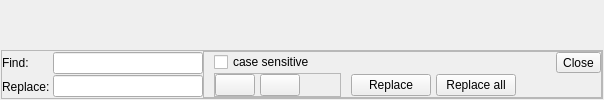
  <widget class="QWidget" name="centralWidget">
   <layout class="QGridLayout" name="gridLayout_3">
    <property name="leftMargin">
     <number>1</number>
    </property>
    <property name="topMargin">
     <number>1</number>
    </property>
    <property name="rightMargin">
     <number>1</number>
    </property>
    <property name="bottomMargin">
     <number>1</number>
    </property>
    <property name="spacing">
     <number>1</number>
    </property>
    <item row="1" column="0">
     <widget class="QFrame" name="frameSearch">
      <property name="sizePolicy">
       <sizepolicy hsizetype="Expanding" vsizetype="Expanding">
        <horstretch>0</horstretch>
        <verstretch>0</verstretch>
       </sizepolicy>
      </property>
      <property name="frameShape">
       <enum>QFrame::StyledPanel</enum>
      </property>
      <property name="frameShadow">
       <enum>QFrame::Raised</enum>
      </property>
      <layout class="QGridLayout" name="gridLayout_12">
       <property name="leftMargin">
        <number>0</number>
       </property>
       <property name="topMargin">
        <number>0</number>
       </property>
       <property name="rightMargin">
        <number>0</number>
       </property>
       <property name="bottomMargin">
        <number>0</number>
       </property>
       <property name="spacing">
        <number>0</number>
       </property>
       <item row="0" column="1">
        <widget class="QLineEdit" name="editFind">
         <property name="sizePolicy">
          <sizepolicy hsizetype="Fixed" vsizetype="Fixed">
           <horstretch>0</horstretch>
           <verstretch>0</verstretch>
          </sizepolicy>
         </property>
         <property name="minimumSize">
          <size>
           <width>150</width>
           <height>0</height>
          </size>
         </property>
        </widget>
       </item>
       <item row="0" column="0">
        <widget class="QLabel" name="label">
         <property name="text">
          <string>Find: </string>
         </property>
        </widget>
       </item>
       <item row="1" column="0">
        <widget class="QLabel" name="label_2">
         <property name="text">
          <string>Replace: </string>
         </property>
        </widget>
       </item>
       <item row="1" column="1">
        <widget class="QLineEdit" name="editReplace">
         <property name="sizePolicy">
          <sizepolicy hsizetype="Fixed" vsizetype="Fixed">
           <horstretch>0</horstretch>
           <verstretch>0</verstretch>
          </sizepolicy>
         </property>
         <property name="minimumSize">
          <size>
           <width>150</width>
           <height>0</height>
          </size>
         </property>
        </widget>
       </item>
       <item row="0" column="2" rowspan="2">
        <widget class="QFrame" name="frame_2">
         <property name="sizePolicy">
          <sizepolicy hsizetype="Expanding" vsizetype="Expanding">
           <horstretch>0</horstretch>
           <verstretch>0</verstretch>
          </sizepolicy>
         </property>
         <property name="minimumSize">
          <size>
           <width>100</width>
           <height>0</height>
          </size>
         </property>
         <property name="frameShape">
          <enum>QFrame::StyledPanel</enum>
         </property>
         <property name="frameShadow">
          <enum>QFrame::Raised</enum>
         </property>
         <layout class="QGridLayout" name="gridLayout_14">
          <property name="leftMargin">
           <number>0</number>
          </property>
          <property name="topMargin">
           <number>0</number>
          </property>
          <property name="rightMargin">
           <number>0</number>
          </property>
          <property name="bottomMargin">
           <number>0</number>
          </property>
          <property name="spacing">
           <number>0</number>
          </property>
          <item row="0" column="10">
           <widget class="QToolButton" name="toolButtonCloseSearch">
            <property name="toolTip">
             <string>Close</string>
            </property>
            <property name="text">
             <string>Close</string>
            </property>
            <property name="icon">
             <iconset resource="resources.qrc">
              <normaloff>:/ui/dock_close_sel.png</normaloff>:/ui/dock_close_sel.png</iconset>
            </property>
           </widget>
          </item>
          <item row="1" column="9">
           <spacer name="horizontalSpacer_2">
            <property name="orientation">
             <enum>Qt::Horizontal</enum>
            </property>
            <property name="sizeHint" stdset="0">
             <size>
              <width>40</width>
              <height>20</height>
             </size>
            </property>
           </spacer>
          </item>
          <item row="1" column="8">
           <widget class="QPushButton" name="buttonReplaceAll">
            <property name="text">
             <string>Replace all</string>
            </property>
           </widget>
          </item>
          <item row="1" column="0">
           <spacer name="horizontalSpacer_4">
            <property name="orientation">
             <enum>Qt::Horizontal</enum>
            </property>
            <property name="sizeType">
             <enum>QSizePolicy::Fixed</enum>
            </property>
            <property name="sizeHint" stdset="0">
             <size>
              <width>10</width>
              <height>20</height>
             </size>
            </property>
           </spacer>
          </item>
          <item row="1" column="7">
           <spacer name="horizontalSpacer_6">
            <property name="orientation">
             <enum>Qt::Horizontal</enum>
            </property>
            <property name="sizeType">
             <enum>QSizePolicy::Fixed</enum>
            </property>
            <property name="sizeHint" stdset="0">
             <size>
              <width>5</width>
              <height>20</height>
             </size>
            </property>
           </spacer>
          </item>
          <item row="1" column="5">
           <spacer name="horizontalSpacer_5">
            <property name="orientation">
             <enum>Qt::Horizontal</enum>
            </property>
            <property name="sizeType">
             <enum>QSizePolicy::Preferred</enum>
            </property>
            <property name="sizeHint" stdset="0">
             <size>
              <width>10</width>
              <height>20</height>
             </size>
            </property>
           </spacer>
          </item>
          <item row="1" column="6">
           <widget class="QPushButton" name="buttonReplace">
            <property name="sizePolicy">
             <sizepolicy hsizetype="Fixed" vsizetype="Fixed">
              <horstretch>0</horstretch>
              <verstretch>0</verstretch>
             </sizepolicy>
            </property>
            <property name="text">
             <string>Replace</string>
            </property>
           </widget>
          </item>
          <item row="1" column="1">
           <widget class="QFrame" name="frame_3">
            <property name="frameShape">
             <enum>QFrame::StyledPanel</enum>
            </property>
            <property name="frameShadow">
             <enum>QFrame::Raised</enum>
            </property>
            <layout class="QGridLayout" name="gridLayout_15">
             <property name="leftMargin">
              <number>0</number>
             </property>
             <property name="topMargin">
              <number>0</number>
             </property>
             <property name="rightMargin">
              <number>0</number>
             </property>
             <property name="bottomMargin">
              <number>0</number>
             </property>
             <property name="spacing">
              <number>0</number>
             </property>
             <item row="0" column="2">
              <widget class="QPushButton" name="buttonFindNext">
               <property name="sizePolicy">
                <sizepolicy hsizetype="Fixed" vsizetype="Fixed">
                 <horstretch>0</horstretch>
                 <verstretch>0</verstretch>
                </sizepolicy>
               </property>
               <property name="toolTip">
                <string>Find Next</string>
               </property>
               <property name="text">
                <string/>
               </property>
               <property name="icon">
                <iconset resource="resources.qrc">
                 <normaloff>:/icons/Forward.png</normaloff>:/icons/Forward.png</iconset>
               </property>
              </widget>
             </item>
             <item row="0" column="1">
              <spacer name="horizontalSpacer_7">
               <property name="orientation">
                <enum>Qt::Horizontal</enum>
               </property>
               <property name="sizeType">
                <enum>QSizePolicy::Preferred</enum>
               </property>
               <property name="sizeHint" stdset="0">
                <size>
                 <width>5</width>
                 <height>20</height>
                </size>
               </property>
              </spacer>
             </item>
             <item row="0" column="0">
              <widget class="QPushButton" name="buttonFindPrev">
               <property name="toolTip">
                <string>Find Previous</string>
               </property>
               <property name="text">
                <string/>
               </property>
               <property name="icon">
                <iconset resource="resources.qrc">
                 <normaloff>:/icons/Back.png</normaloff>:/icons/Back.png</iconset>
               </property>
              </widget>
             </item>
             <item row="0" column="3">
              <spacer name="horizontalSpacer_8">
               <property name="orientation">
                <enum>Qt::Horizontal</enum>
               </property>
               <property name="sizeType">
                <enum>QSizePolicy::Preferred</enum>
               </property>
               <property name="sizeHint" stdset="0">
                <size>
                 <width>40</width>
                 <height>20</height>
                </size>
               </property>
              </spacer>
             </item>
            </layout>
           </widget>
          </item>
          <item row="0" column="1" colspan="2">
           <widget class="QCheckBox" name="chbCase">
            <property name="text">
             <string>case sensitive</string>
            </property>
           </widget>
          </item>
         </layout>
        </widget>
       </item>
      </layout>
     </widget>
    </item>
    <item row="0" column="0">
     <widget class="QWidget" name="widget" native="true">
      <property name="sizePolicy">
       <sizepolicy hsizetype="Expanding" vsizetype="Expanding">
        <horstretch>0</horstretch>
        <verstretch>1</verstretch>
       </sizepolicy>
      </property>
      <layout class="QGridLayout" name="gridLayout_13">
       <property name="leftMargin">
        <number>1</number>
       </property>
       <property name="topMargin">
        <number>1</number>
       </property>
       <property name="rightMargin">
        <number>1</number>
       </property>
       <property name="bottomMargin">
        <number>1</number>
       </property>
       <property name="spacing">
        <number>1</number>
       </property>
       <item row="0" column="0">
        <spacer name="horizontalSpacer_3">
         <property name="orientation">
          <enum>Qt::Horizontal</enum>
         </property>
         <property name="sizeType">
          <enum>QSizePolicy::Minimum</enum>
         </property>
         <property name="sizeHint" stdset="0">
          <size>
           <width>535</width>
           <height>0</height>
          </size>
         </property>
        </spacer>
       </item>
      </layout>
     </widget>
    </item>
   </layout>
  </widget>
